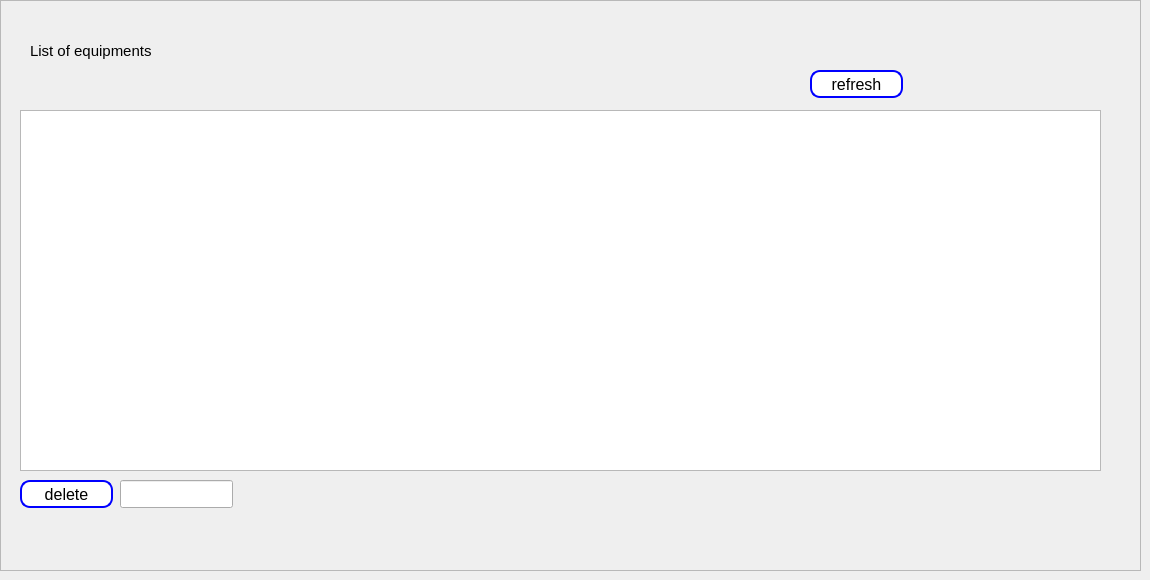
      <widget class="QWidget" name="tab_2">
       <attribute name="title">
        <string>Tab 2</string>
       </attribute>
       <widget class="QFrame" name="frame_9">
        <property name="geometry">
         <rect>
          <x>0</x>
          <y>0</y>
          <width>1141</width>
          <height>571</height>
         </rect>
        </property>
        <property name="frameShape">
         <enum>QFrame::StyledPanel</enum>
        </property>
        <property name="frameShadow">
         <enum>QFrame::Raised</enum>
        </property>
        <widget class="QLabel" name="label_20">
         <property name="geometry">
          <rect>
           <x>30</x>
           <y>40</y>
           <width>251</width>
           <height>21</height>
          </rect>
         </property>
         <property name="font">
          <font>
           <pointsize>11</pointsize>
          </font>
         </property>
         <property name="text">
          <string>List of equipments</string>
         </property>
        </widget>
        <widget class="QTableView" name="listEmployetableView">
         <property name="geometry">
          <rect>
           <x>20</x>
           <y>110</y>
           <width>1081</width>
           <height>361</height>
          </rect>
         </property>
        </widget>
        <widget class="QPushButton" name="refreshTableV">
         <property name="geometry">
          <rect>
           <x>810</x>
           <y>70</y>
           <width>93</width>
           <height>28</height>
          </rect>
         </property>
         <property name="styleSheet">
          <string notr="true">background-color: #ffffff;
border: 2px solid blue; /* Bordure bleue */
border-radius: 10px; /* Coins arrondis */
    padding: 1px 2px; /* Espacement intérieur */
    color: black; /* Couleur du texte */
    font-size: 16px; /* Taille de la police */
    </string>
         </property>
         <property name="text">
          <string>refresh</string>
         </property>
        </widget>
        <widget class="QPushButton" name="deletePushButton">
         <property name="geometry">
          <rect>
           <x>20</x>
           <y>480</y>
           <width>93</width>
           <height>28</height>
          </rect>
         </property>
         <property name="styleSheet">
          <string notr="true">background-color: #ffffff; /* Fond blanc */
    border: 2px solid blue; /* Bordure bleue */
    border-radius: 10px; /* Coins arrondis */
    padding: 1px 2px; /* Espacement intérieur */
    color: black; /* Couleur du texte */
    font-size: 16px; /* Taille de la police */
    </string>
         </property>
         <property name="text">
          <string>delete</string>
         </property>
        </widget>
        <widget class="QLineEdit" name="cinDlineEdit">
         <property name="geometry">
          <rect>
           <x>120</x>
           <y>480</y>
           <width>113</width>
           <height>28</height>
          </rect>
         </property>
        </widget>
       </widget>
      </widget>
